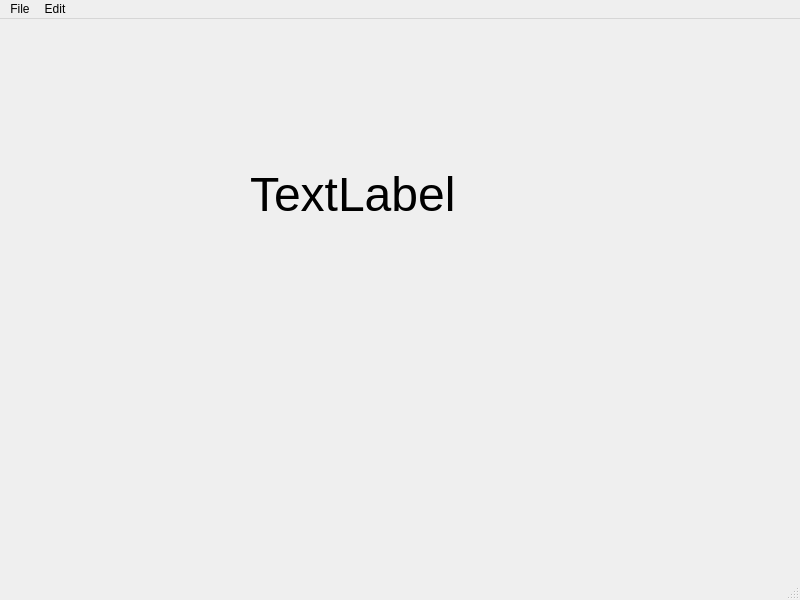
<?xml version="1.0" encoding="UTF-8"?>
<ui version="4.0">
 <class>MainWindow</class>
 <widget class="QMainWindow" name="MainWindow">
  <property name="geometry">
   <rect>
    <x>0</x>
    <y>0</y>
    <width>800</width>
    <height>600</height>
   </rect>
  </property>
  <property name="windowTitle">
   <string>MainWindow</string>
  </property>
  <widget class="QWidget" name="centralwidget">
   <widget class="QLabel" name="label">
    <property name="geometry">
     <rect>
      <x>250</x>
      <y>130</y>
      <width>271</width>
      <height>91</height>
     </rect>
    </property>
    <property name="font">
     <font>
      <pointsize>36</pointsize>
     </font>
    </property>
    <property name="text">
     <string>TextLabel</string>
    </property>
   </widget>
  </widget>
  <widget class="QMenuBar" name="menubar">
   <property name="geometry">
    <rect>
     <x>0</x>
     <y>0</y>
     <width>800</width>
     <height>21</height>
    </rect>
   </property>
   <widget class="QMenu" name="menuFile">
    <property name="title">
     <string>File</string>
    </property>
    <addaction name="actionNew"/>
    <addaction name="actionSave"/>
   </widget>
   <widget class="QMenu" name="menuEdit">
    <property name="title">
     <string>Edit</string>
    </property>
    <addaction name="actionCopy"/>
    <addaction name="actionPaste"/>
   </widget>
   <addaction name="menuFile"/>
   <addaction name="menuEdit"/>
  </widget>
  <widget class="QStatusBar" name="statusbar"/>
  <action name="actionNew">
   <property name="text">
    <string>New</string>
   </property>
   <property name="statusTip">
    <string>Create New File</string>
   </property>
   <property name="shortcut">
    <string>Ctrl+N</string>
   </property>
  </action>
  <action name="actionSave">
   <property name="text">
    <string>Save</string>
   </property>
   <property name="statusTip">
    <string>Save File</string>
   </property>
   <property name="shortcut">
    <string>Ctrl+S</string>
   </property>
  </action>
  <action name="actionCopy">
   <property name="text">
    <string>Copy</string>
   </property>
   <property name="statusTip">
    <string>Copy a File</string>
   </property>
   <property name="shortcut">
    <string>Ctrl+C</string>
   </property>
  </action>
  <action name="actionPaste">
   <property name="text">
    <string>Paste</string>
   </property>
   <property name="statusTip">
    <string>Paste a file</string>
   </property>
   <property name="shortcut">
    <string>Ctrl+V</string>
   </property>
  </action>
 </widget>
 <resources/>
 <connections/>
</ui>
